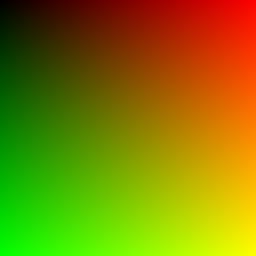
Frame 1 (no input)
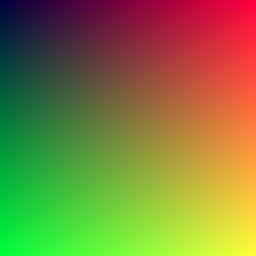
Frame 60 (the mouse pressed at the canvas centre just before this capture)
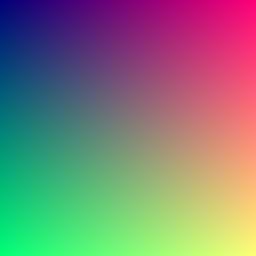
Frame 120 (the mouse held since frame 60 and released just before this capture)

The Processing sketch that drew these frames (run headless with seeded random() and noise(); from frame 60 on, the mouse is pressed at the canvas centre):

// Processing sketch: Class01_RGBGrid
// ── Class01_RGBGrid.pde
int b = 0;

void setup(){
 size(256, 256); 
}
//Biodigital Jazz Man
void draw(){
   for(int r = 0; r < 256; r++){
     for(int g = 0; g < 256; g++){
       set(r, g, color(r,g,b));
       //stroke(r,g,0);
       //point(r,g);
     } 
   }
   b = (b + 1) % 256;
}
